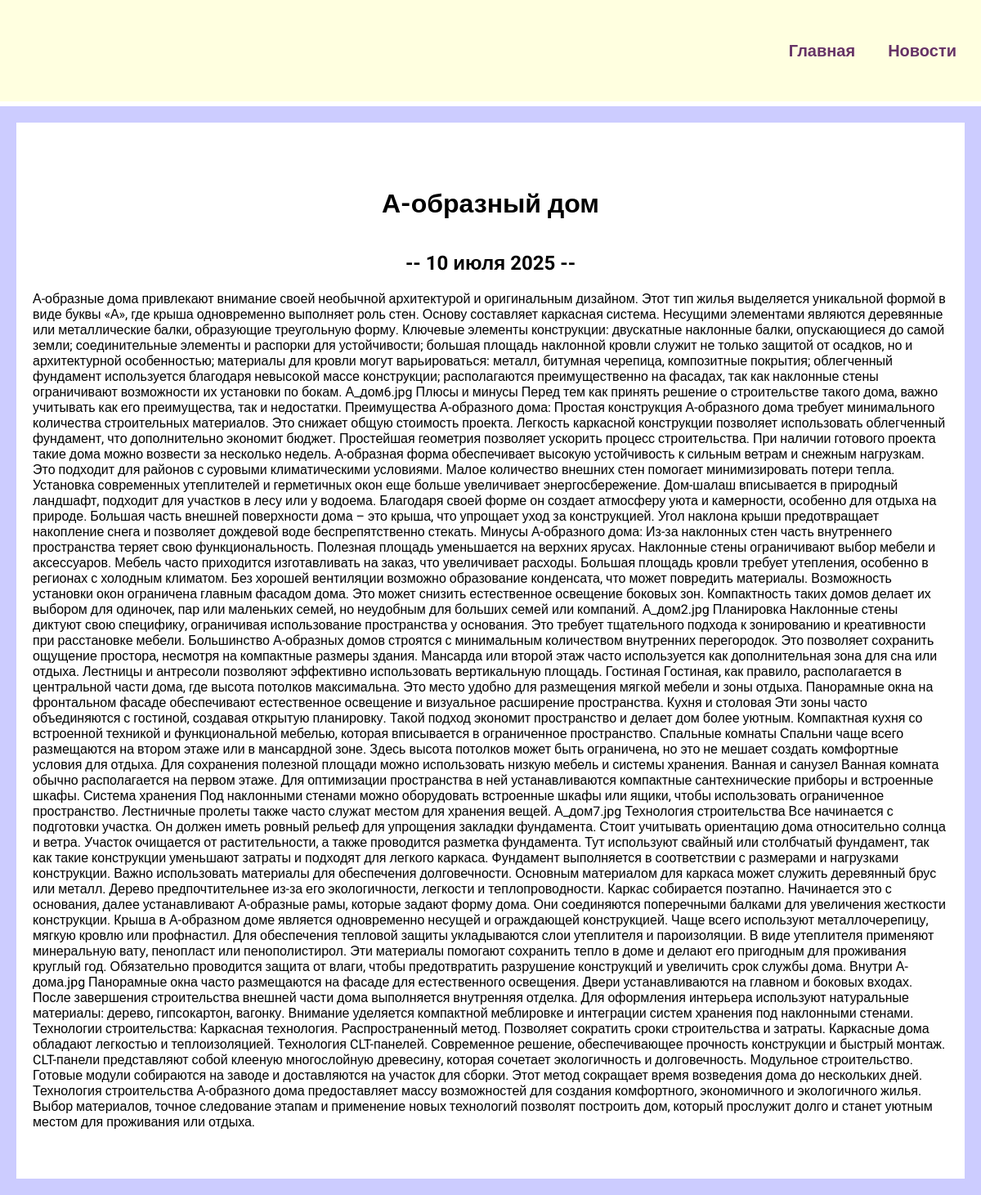
The app's page /blog/4/ with its own data.
### blog/models.py (models this page shows, shortened)
class Blog(models.Model):
    title = models.CharField(max_length=200)
    description = models.TextField()
    date = models.DateField()

### blog/views.py (the view)
# urls.py: path('<int:blog_id>/', views.detail, name="detail"),
def detail(request, blog_id):
    blog = get_object_or_404(Blog, pk=blog_id)
    return render(request, 'blog/details.html',
                  {'blog': blog})

### blog/templates/blog/details.html
{% extends 'hw/base.html' %}
{% block content %}
<div class="detail">
    <h1>{{ blog.title }}</h1>
    <h2>-- {{ blog.date|date:'j E Y' }} --</h2>
    {{ blog.description|safe }}
</div>
{% endblock %}

### hw/static/css/style.css (style rules this page uses)
body { font-family: "Roboto", sans-serif; background: #CCCCFF; padding: 0; margin: 0; }
h1 { text-align: center; margin: 60px 0 40px; }
h2 { text-align: center; margin: 20px 0; }
.detail { background: white; padding: 20px 20px 60px; box-sizing: border-box; }

### records on screen
Blog: title "А-образный дом", date "10 июля 2025", description "А-образные дома привлекают внимание своей необычной архитектурой и оригинальным дизайном. Этот тип жилья выделяется уникальной формой в виде буквы «А», где крыша одновременно выполняет роль стен. Основу составляет каркасная система. Несущими элементами являются деревянные или металлические балки, образующие треугольную форму. Ключевые элементы конструкции: двускатные наклонные балки, опускающиеся до самой земли; соединительные элементы и распорки для устойчивости; большая площадь наклонной кровли служит не только защитой от осадков, но и архитектурной особенностью; материалы для кровли могут варьироваться: металл, битумная черепица, композитные покрытия; облегченный фундамент используется…"
